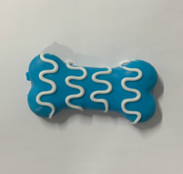
#> input picture extracted_images/image_0_2.png, 183 x 174 px
$ python -i AppImageRecognition.py   (imports and definitions only)
#> lines starting #> are read from the running program, lines starting #| are printed output that depends on the picture
#> further down, picture is the input picture: shape (174, 183, 3); mean B, G, R 170, 170.9, 156.5
# -*- coding: utf-8 -*-
"""
Created on Tue Feb 25 11:58:01 2025

@author: Harleen
"""

# -*- coding: utf-8 -*-
import streamlit as st
import pandas as pd
import cv2
import numpy as np
import os
from PIL import Image
from matplotlib import pyplot as plt

# Constants
EXCEL_FILE = "img1.xlsm"
IMAGE_FOLDER = "extracted_images"
MATCH_RESULTS_PATH = "match_results.xlsx"

# [122 lines left out: functions check_files, main, find_best_matches, process_images, display_results, not called in this run]

def remove_background(img):
    """Remove white background."""
    try:
        gray = cv2.cvtColor(img, cv2.COLOR_BGR2GRAY)
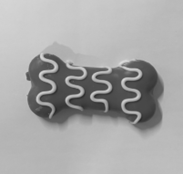
#> gray: shape (174, 183); min 41, max 221, mean 166.6
        _, thresh = cv2.threshold(gray, 240, 255, cv2.THRESH_BINARY_INV)
#> thresh: shape (174, 183); every value is 255
        contours, _ = cv2.findContours(thresh, cv2.RETR_EXTERNAL, cv2.CHAIN_APPROX_SIMPLE)
#> contours = [[[0, 0], [0, 173], [182, 173], [182, 0]]]
        if contours:
            x, y, w, h = cv2.boundingRect(contours[0])
#> x = 0; y = 0; w = 183; h = 174
            img = img[y:y+h, x:x+w]
        return img
    except Exception:
        return img

# [11 lines left out: function extract_row_number, not called in this run]

# [2 lines not run here, left out]

>>> import cv2
>>> picture = cv2.imread('extracted_images/image_0_2.png')
>>> result = remove_background(picture)
